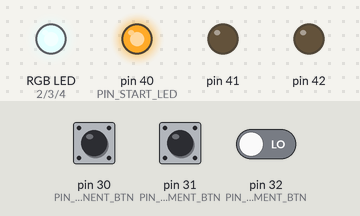
Bench run of a sketch on a simulated Arduino Mega 2560, built with avr-gcc and run on an emulated ATmega2560. Shown: an RGB LED mixed from three pins (HIGH = lit), output pins drawn as LEDs (lit = HIGH). The inputs (shaded band) are chosen by the test bench; at power-on: pin 30 (PIN_COMPONENT_BTN) LOW, pin 31 (PIN_INCREMENT_BTN) LOW, pin 32 (PIN_DECREMENT_BTN) LOW. Dim RGB values are drawn brighter than linear.

Above: at 1.2 s.
1.3 s: pin 30 (PIN_COMPONENT_BTN) pulled HIGH for 0.15 s
At 2.1 s:
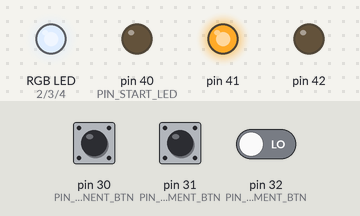
4.3 s: pin 30 (PIN_COMPONENT_BTN) pulled HIGH for 1 s
At 4.66 s:
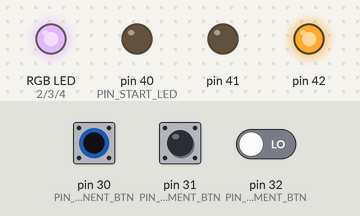
7.3 s: pin 30 (PIN_COMPONENT_BTN) pulled HIGH for 0.15 s
At 7.86 s:
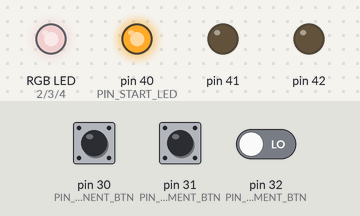
10.3 s: pin 30 (PIN_COMPONENT_BTN) pulled HIGH for 3.2 s
At 11.06 s:
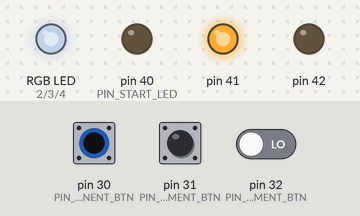
15.0 s: pin 31 (PIN_INCREMENT_BTN) pulled HIGH for 1 s
19.0 s: pin 30 (PIN_COMPONENT_BTN) pulled HIGH for 0.15 s
At 19.38 s:
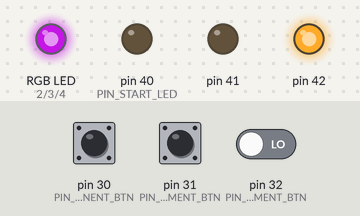
Timing chart, 0 to 25.8 s (numbered marks = the images above; inputs shaded):
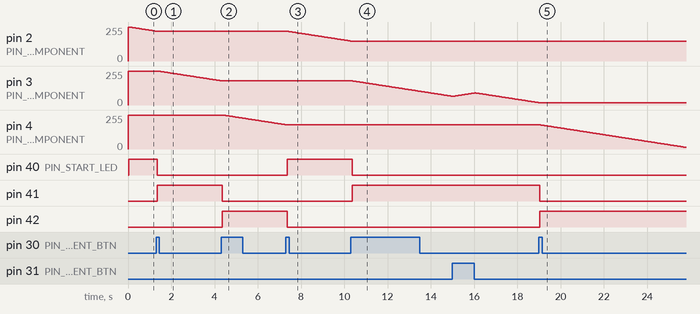

Measured:
- after the input at 1.3 s, pin 2 (PIN_RED_COMPONENT): goes on until 1.3 s, then stays 223/255; pin 3 (PIN_GREEN_COMPONENT): moves from 255/255 to 182/255 over 2.9 s, starting after 0.10 s; pin 40 (PIN_START_LED): HIGH → LOW after 0.06 s; pin 41: LOW → HIGH after 0.06 s
- after the input at 4.3 s, pin 3 (PIN_GREEN_COMPONENT): goes on until 4.3 s, then stays 181/255; pin 4 (PIN_BLUE_COMPONENT): moves from 255/255 to 182/255 over 2.9 s, starting after 0.10 s; pin 41: HIGH → LOW after 0.06 s; pin 42: LOW → HIGH after 0.06 s
- after the input at 7.3 s, pin 2 (PIN_RED_COMPONENT): moves from 223/255 to 150/255 over 2.9 s, starting after 0.10 s; pin 4 (PIN_BLUE_COMPONENT): goes on until 7.3 s, then stays 181/255; pin 40 (PIN_START_LED): LOW → HIGH after 0.06 s; pin 42: HIGH → LOW after 0.06 s
- after the input at 10.3 s, pin 2 (PIN_RED_COMPONENT): goes on until 10.3 s, then stays 149/255; pin 3 (PIN_GREEN_COMPONENT): moves from 181/255 to 66/255 over 4.6 s, starting after 0.10 s; pin 40 (PIN_START_LED): HIGH → LOW after 0.06 s; pin 41: LOW → HIGH after 0.06 s
- after the input at 19.0 s, pin 3 (PIN_GREEN_COMPONENT): goes on until 19.0 s, then stays 17/255; pin 4 (PIN_BLUE_COMPONENT): moves from 181/255 to 13/255 over 6.7 s, starting after 0.08 s; pin 41: HIGH → LOW at once; pin 42: LOW → HIGH at once

The sketch:

ArdManagerRgbLed.ino
```cpp
// author: chris-scientist
// created by: 14/03/2020
//
// /-------------------------------------------------------------------------------\
// | Description:                                                                  |
// |                                                                               |
// | * This program is design for Arduino MEGA 2560.                               |
// |                                                                               |
// | * It's manager of RGB LED, driven by 3 buttons,                               |
// |   and 3 monochromes LED indicator.                                            |
// |   An only RGB LED to show the color.                                          |
// |   One button to change the driven component,                                  |
// |   an other button to increment the value of current component                 |
// |   and the last button to decrement the value of current component.            |
// |   Red LED turned on if the driven component is red (default component).       |
// |   Green LED turned on if the driven component is green.                       |
// |   Blue LED turned on if the driven component is blue.                         |
// |                                                                               |
// | * The RGB LED use the pins 2, 3 and 4.                                        |
// |   To change :                                                                 |
// |   * The red component PIN : replace the PIN_RED_COMPONENT value by your PIN.  |
// |   * The green component PIN : replace the PIN_GREEN_COMPONENT value           |
// |     by your PIN.                                                              |
// |   * The blue component PIN : replace the PIN_BLUE_COMPONENT value             |
// |     by your PIN.                                                              |
// |                                                                               |
// | * The buttons use the pins 30, 31 and 32.                                     |
// |   To change :                                                                 |
// |   * The driven component button : replace the PIN_COMPONENT_BTN value         |
// |     by your PIN.                                                              |
// |   * The increment button : replace the PIN_INCREMENT_BTN value by your PIN.   |
// |   * The decrement button : replace the PIN_DECREMENR_BTN value by your PIN.   |
// |                                                                               |
// | * The LEDs, used to manage component indicator, use the pins 40, 41 and 42.   |
// |   To change :                                                                 |
// |   * The start PIN of LED : replace the PIN_START_LED value by your PIN.       |
// |   * The number of LED : replace the LED_COUNT value by your number of LED.    |
// |                                                                               |
// | * The program is updated at 25 Hz.                                            |
// |                                                                               |
// | * To see the result, send me a email at :                                     |
// |   chris <dot> scientist <dot> contact <at> gmail <dot> com                    |
// |   With the following object mail :                                            |
// |   SAMPLE_MANAGER_RGB_LED_3_BTN                                                |
// |                                                                               |
// \-------------------------------------------------------------------------------/

#include "Button.h"
#include "LedRgb.h"

#define PIN_START_LED 40
#define LED_COUNT 3
#define PIN_COMPONENT_BTN 30
#define PIN_INCREMENT_BTN 31
#define PIN_DECREMENT_BTN 32
#define PIN_RED_COMPONENT 2
#define PIN_GREEN_COMPONENT 3
#define PIN_BLUE_COMPONENT 4

// Pulsation frequence
// here equal to 25 Hz
const uint8_t PULSE_DURATION = 40; // period of pulsation (in milliseconds)

struct Timer {
  uint32_t last;
  uint32_t beats;
};

Timer timer = { 0, 0 };

Button * componentBtn = NULL;
Button * incrementBtn = NULL;
Button * decrementBtn = NULL;
LedRgb * ledRgb = NULL;

void setup() {
  // Initialize Timer
  timer.last  = millis();
  timer.beats = 0;
  // Initialize LEDs
  for(uint8_t itLed = 0 ; itLed < LED_COUNT ; itLed++) {
    pinMode(PIN_START_LED+itLed, OUTPUT);
  }
  // Initialize RGB LED
  ledRgb = new LedRgb(PIN_RED_COMPONENT, PIN_GREEN_COMPONENT, PIN_BLUE_COMPONENT, true);
  ledRgb->updateColor();
  // Initialize buttons
  componentBtn = new Button(PIN_COMPONENT_BTN);
  incrementBtn = new Button(PIN_INCREMENT_BTN);
  decrementBtn = new Button(PIN_DECREMENT_BTN);
}

void loop() {
  waitForUpdate();
  // Manage buttons
  if(componentBtn->releasedBtn()) {
    ledRgb->nextComponent();
  } else if(incrementBtn->repeatedBtn()) {
    ledRgb->incrementCurrentComponent();
  } else if(decrementBtn->repeatedBtn()) {
    ledRgb->decrementCurrentComponent();
  }
  // Manage (animation of) LEDs
  manageIndicator();
  ledRgb->updateColor();
}

// Make animation on monochrome LED
void manageIndicator() {
  // Manage LED indicator of selected component
  for(uint8_t itLed = 0 ; itLed < LED_COUNT ; itLed++) {
    digitalWrite(PIN_START_LED+itLed, (ledRgb->getCurrentIndexComponent() == itLed) ? HIGH : LOW);
  }
}

void updateAllInput() {
  componentBtn->readInput();
  incrementBtn->readInput();
  decrementBtn->readInput();
}

void waitForUpdate() {
  uint32_t now;
  updateAllInput();
  do {
    now = millis();
  } while (now - timer.last < PULSE_DURATION);
  timer.last = now;
  timer.beats++;
}
```

Button.cpp
```cpp
// author: chris-scientist
// created at: 14/03/2020

#include "Button.h"

Button::Button(uint8_t aPin) : pin(aPin), state(0) {
  pinMode(this->pin, INPUT);
}

void Button::readInput() {
  bool isPressedBtn = (digitalRead(this->pin) == LOW);
  if(isPressedBtn) {
    if(this->state < 0xFE) {
      this->state++;
    } else if(this->state == 0xFE) {
      this->state = 2;
    }
  } else if(this->state) {
    this->state = (this->state == 0xFF) ? 0 : 0xFF;
  }
}

bool Button::pressedBtn() {
  return (this->state == 1);
}

bool Button::releasedBtn() {
  return (this->state == 0xFF);
}

bool Button::repeatedBtn() {
  return (this->state >= 2 && this->state <= 0xFE);
}
```

Button.h
```cpp
// author: chris-scientist
// created at: 14/03/2020

#ifndef MEGA2560_BUTTON
#define MEGA2560_BUTTON

#include <Arduino.h>

class Button {
  private:
    uint8_t pin;
    uint8_t state;
  public:
    Button(uint8_t aPin);
    void readInput();
    bool pressedBtn();
    bool releasedBtn();
    bool repeatedBtn();
};

#endif
```

LedRgb.cpp
```cpp
// author: chris-scientist
// created at: 14/03/2020

#include "LedRgb.h"

LedRgb::LedRgb(uint8_t aPin4Red, uint8_t aPin4Green, uint8_t aPin4Blue, const bool isCommonAnode)
 :
  pin4Red(aPin4Red),
  pin4Green(aPin4Green),
  pin4Blue(aPin4Blue),
  redComponent(0),
  greenComponent(0),
  blueComponent(0),
  currentIndexComponent(0),
  isCommonAnode(isCommonAnode)
{
  pinMode(pin4Red, OUTPUT);
  pinMode(pin4Green, OUTPUT);
  pinMode(pin4Blue, OUTPUT);
}

void LedRgb::incrementCurrentComponent() {
  switch(currentIndexComponent) {
    case 0: // Red
      if(redComponent < 255) {
        redComponent++;
      }
    break;
    case 1: // Green
      if(greenComponent < 255) {
        greenComponent++;
      }
    break;
    case 2: // Blue
      if(blueComponent < 255) {
        blueComponent++;
      }
    break;
  }
}

void LedRgb::decrementCurrentComponent() {
  switch(currentIndexComponent) {
    case 0: // Red
      if(redComponent > 0) {
        redComponent--;
      }
    break;
    case 1: // Green
      if(greenComponent > 0) {
        greenComponent--;
      }
    break;
    case 2: // Blue
      if(blueComponent > 0) {
        blueComponent--;
      }
    break;
  }
}

void LedRgb::updateColor() {
  analogWrite(pin4Red, computeComponent(redComponent));
  analogWrite(pin4Green, computeComponent(greenComponent));
  analogWrite(pin4Blue, computeComponent(blueComponent));
}

void LedRgb::nextComponent() {
  ++currentIndexComponent %= 3;
}

uint8_t LedRgb::getCurrentIndexComponent() {
  return currentIndexComponent;
}

uint8_t LedRgb::computeComponent(uint8_t aComponent) {
  return (isCommonAnode ? (255 - aComponent) : aComponent);
}
```

LedRgb.h
```cpp
// author: chris-scientist
// created at: 14/03/2020

#ifndef MEGA2560_LED_RGB
#define MEGA2560_LED_RGB

#include <Arduino.h>

class LedRgb {
  private:
    uint8_t redComponent;
    uint8_t greenComponent;
    uint8_t blueComponent;
    uint8_t currentIndexComponent; // 0 = Red, 1 = Green and 2 = Blue
    uint8_t pin4Red;
    uint8_t pin4Green;
    uint8_t pin4Blue;
    const bool isCommonAnode;

    uint8_t computeComponent(uint8_t aComponet);
  public:
    LedRgb(uint8_t aPin4Red, uint8_t aPin4Green, uint8_t aPin4Blue, const bool isCommonAnode);
    void incrementCurrentComponent();
    void decrementCurrentComponent();
    void updateColor();
    void nextComponent();
    uint8_t getCurrentIndexComponent();
};

#endif
```
